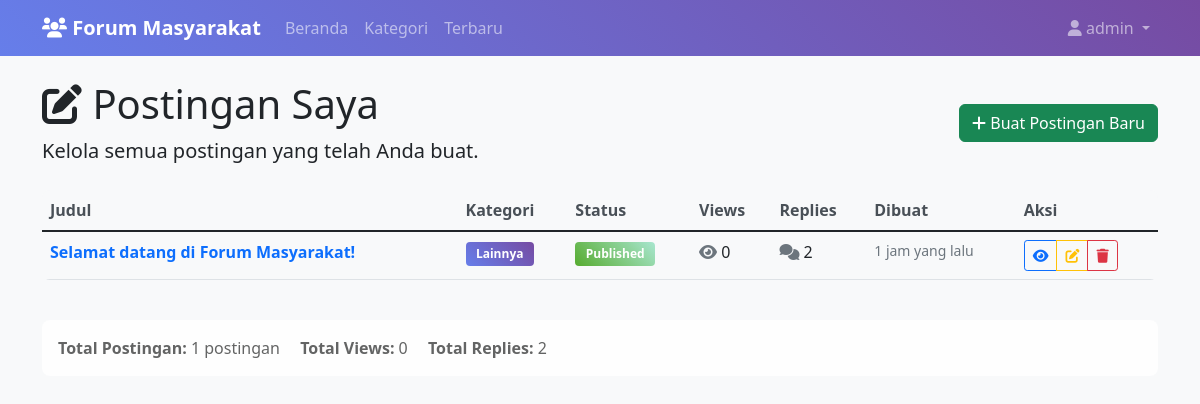
Page /my-posts.php (signed in) on the committed database.
### tables this page shows
CREATE TABLE users (
    id INT AUTO_INCREMENT PRIMARY KEY,
    username VARCHAR(50) UNIQUE NOT NULL,
    email VARCHAR(100) UNIQUE NOT NULL,
    password VARCHAR(255) NOT NULL,
    full_name VARCHAR(100) NOT NULL,
    role ENUM('user', 'moderator', 'admin') DEFAULT 'user',
    status ENUM(
        'active',
        'inactive',
        'banned'
    ) DEFAULT 'active',
    avatar VARCHAR(255) DEFAULT NULL,
    bio TEXT DEFAULT NULL,
    created_at TIMESTAMP DEFAULT CURRENT_TIMESTAMP,
    last_activity TIMESTAMP DEFAULT CURRENT_TIMESTAMP ON UPDATE CURRENT_TIMESTAMP,
    login_attempts INT DEFAULT 0,
    reset_token VARCHAR(255) DEFAULT NULL,
    reset_expires DATETIME DEFAULT NULL
);

CREATE TABLE posts (
    id INT AUTO_INCREMENT PRIMARY KEY,
    title VARCHAR(255) NOT NULL,
    content TEXT NOT NULL,
    user_id INT NOT NULL,
    category_id INT NOT NULL,
    status ENUM(
        'draft',
        'published',
        'hidden'
    ) DEFAULT 'published',
    views INT DEFAULT 0,
    is_pinned BOOLEAN DEFAULT FALSE,
    is_locked BOOLEAN DEFAULT FALSE,
    created_at TIMESTAMP DEFAULT CURRENT_TIMESTAMP,
    updated_at TIMESTAMP DEFAULT CURRENT_TIMESTAMP ON UPDATE CURRENT_TIMESTAMP,
    FOREIGN KEY (user_id) REFERENCES users (id) ON DELETE CASCADE,
    FOREIGN KEY (category_id) REFERENCES categories (id) ON DELETE CASCADE,
    INDEX idx_category (category_id),
    INDEX idx_user (user_id),
    INDEX idx_created_at (created_at),
    INDEX idx_status (status)
);

CREATE TABLE categories (
    id INT AUTO_INCREMENT PRIMARY KEY,
    name VARCHAR(100) NOT NULL,
    description TEXT,
    icon VARCHAR(50) DEFAULT NULL,
    color VARCHAR(7) DEFAULT '#007bff',
    sort_order INT DEFAULT 0,
    created_at TIMESTAMP DEFAULT CURRENT_TIMESTAMP
);

### includes/functions.php (called while the page is built, shortened)
<?php
require_once ROOT_PATH . '/config/database.php';
function getUserById($id)
{
    global $pdo;
    $query = "SELECT * FROM users WHERE id = $id";
    $stmt = $pdo->query($query);
    return $stmt->fetch();
}
function timeAgo($datetime)
{
    $time = time() - strtotime($datetime);
    if ($time < 86400) return floor($time / 3600) . ' jam yang lalu';
    return floor($time / 31536000) . ' tahun yang lalu';
}

### my-posts.php (the view, shortened to what this page needs)
<?php
require_once 'config/database.php';
require_once 'includes/functions.php';
$user = getUserById($_SESSION['user_id']);
function getUserPosts($userId, $limit = 20)
{
    global $pdo;
    $query = "SELECT p.*, c.name as category_name,
              (SELECT COUNT(*) FROM replies r WHERE r.post_id = p.id) as reply_count
              FROM posts p
              JOIN categories c ON p.category_id = c.id
              WHERE p.user_id = $userId
              ORDER BY p.created_at DESC LIMIT $limit";
    $stmt = $pdo->query($query);
    return $stmt->fetchAll();
}
$userPosts = getUserPosts($_SESSION['user_id']);
?>
<!DOCTYPE html>
<html lang="id">
<head>
    <link href="https://cdn.jsdelivr.net/npm/bootstrap@5.1.3/dist/css/bootstrap.min.css" rel="stylesheet">
    <link href="https://cdnjs.cloudflare.com/ajax/libs/font-awesome/6.0.0/css/all.min.css" rel="stylesheet">
    <link href="assets/css/style.css" rel="stylesheet">
</head>
<body>
    <nav class="navbar navbar-expand-lg navbar-dark bg-primary">
        <div class="container">
            <a class="navbar-brand" href="index.php">
                <i class="fas fa-users"></i> Forum Masyarakat
            </a>
            <div class="collapse navbar-collapse" id="navbarNav">
                <ul class="navbar-nav me-auto">
                    <li class="nav-item">
                        <a class="nav-link" href="index.php">Beranda</a>
                    </li>
                    <li class="nav-item">
                        <a class="nav-link" href="categories.php">Kategori</a>
                    </li>
                    <li class="nav-item">
                        <a class="nav-link" href="latest.php">Terbaru</a>
                    </li>
                </ul>
                <ul class="navbar-nav">
                    <li class="nav-item dropdown">
                        <a class="nav-link dropdown-toggle" href="#" role="button" data-bs-toggle="dropdown">
                            <i class="fas fa-user"></i> <?php echo htmlspecialchars($user['username']); ?>
                        </a>
                    </li>
                </ul>
            </div>
        </div>
    </nav>
    <div class="container mt-4">
        <div class="row">
            <div class="col-12">
                <div class="d-flex justify-content-between align-items-center mb-4">
                    <div>
                        <h1><i class="fas fa-edit"></i> Postingan Saya</h1>
                        <p class="lead mb-0">Kelola semua postingan yang telah Anda buat.</p>
                    </div>
                    <a href="create-post.php" class="btn btn-success">
                        <i class="fas fa-plus"></i> Buat Postingan Baru
                    </a>
                </div>
            </div>
        </div>
        <div class="row">
            <div class="col-12">
                <?php if (empty($userPosts)): ?>
                    <div class="alert alert-info text-center">
                        <i class="fas fa-info-circle fa-2x mb-3"></i>
                        <h5>Anda belum membuat postingan</h5>
                        <p class="mb-3">Mulai berbagi pemikiran dan ide Anda dengan komunitas!</p>
                        <a href="create-post.php" class="btn btn-primary">
                            <i class="fas fa-plus"></i> Buat Postingan Pertama
                        </a>
                    </div>
                <?php else: ?>
                    <div class="table-responsive">
                        <table class="table table-hover">
                            <thead class="table-dark">
                                <tr>
                                    <th>Judul</th>
                                    <th>Kategori</th>
                                    <th>Status</th>
                                    <th>Views</th>
                                    <th>Replies</th>
                                    <th>Dibuat</th>
                                    <th>Aksi</th>
                                </tr>
                            </thead>
                            <tbody>
                                <?php foreach ($userPosts as $post): ?>
                                    <tr>
                                        <td>
                                            <a href="post.php?id=<?php echo $post['id']; ?>"
                                                class="text-decoration-none fw-bold">
                                                <?php echo htmlspecialchars($post['title']); ?>
                                            </a>
                                        </td>
                                        <td>
                                            <span class="badge bg-primary">
                                                <?php echo htmlspecialchars($post['category_name']); ?>
                                            </span>
                                        </td>
                                        <td>
                                            <?php if ($post['status'] == 'published'): ?>
                                                <span class="badge bg-success">Published</span>
                                            <?php elseif ($post['status'] == 'draft'): ?>
                                                <span class="badge bg-secondary">Draft</span>
                                            <?php else: ?>
                                                <span class="badge bg-danger">Hidden</span>
                                            <?php endif; ?>
                                        </td>
                                        <td>
                                            <i class="fas fa-eye text-muted"></i>
                                            <?php echo number_format($post['views']); ?>
                                        </td>
                                        <td>
                                            <i class="fas fa-comments text-muted"></i>
                                            <?php echo number_format($post['reply_count']); ?>
                                        </td>
                                        <td class="text-muted small">
                                            <?php echo timeAgo($post['created_at']); ?>
                                        </td>
                                        <td>
                                            <div class="btn-group btn-group-sm">
                                                <a href="post.php?id=<?php echo $post['id']; ?>"
                                                    class="btn btn-outline-primary" title="Lihat">
                                                    <i class="fas fa-eye"></i>
                                                </a>
                                                <a href="edit-post.php?id=<?php echo $post['id']; ?>"
                                                    class="btn btn-outline-warning" title="Edit">
                                                    <i class="fas fa-edit"></i>
                                                </a>
                                                <button type="button" class="btn btn-outline-danger"
                                                    onclick="deletePost(<?php echo $post['id']; ?>)" title="Hapus">
                                                    <i class="fas fa-trash"></i>
                                                </button>
                                            </div>
                                        </td>
                                    </tr>
                                <?php endforeach; ?>
                            </tbody>
                        </table>
                    </div>
                    <div class="row mt-4">
                        <div class="col-12">
                            <div class="alert alert-light">
                                <strong>Total Postingan: </strong><?php echo count($userPosts); ?> postingan
                                <span class="ms-3">
                                    <strong>Total Views: </strong><?php echo number_format(array_sum(array_column($userPosts, 'views'))); ?>
                                </span>
                                <span class="ms-3">
                                    <strong>Total Replies: </strong><?php echo number_format(array_sum(array_column($userPosts, 'reply_count'))); ?>
                                </span>
                            </div>
                        </div>
                    </div>
                <?php endif; ?>
            </div>
        </div>
    </div>
</body>
</html>

### assets/css/style.css (style rules this page uses)
body { background-color: #f8f9fa; font-family: 'Segoe UI', Tahoma, Geneva, Verdana, sans-serif; }
.navbar-brand { font-weight: bold; }
.badge { font-size: 0.75rem; padding: 0.35rem 0.65rem; }
.bg-primary { background: linear-gradient(45deg, #667eea, #764ba2) !important; }
.bg-success { background: linear-gradient(45deg, #56ab2f, #a8e6cf) !important; }
.alert { border-radius: 0.5rem; border: none; }
.table { border-radius: 0.5rem; overflow: hidden; }
.table thead th { border-top: none; background-color: #f8f9fa; font-weight: 600; color: #495057; }
.btn { border-radius: 0.375rem; font-weight: 500; transition: all 0.2s ease-in-out; }

### rows in the picture
users: username "admin"
posts: title "Selamat datang di Forum Masyarakat!", category.name "Lainnya", status "Published", views "0", reply_count "2", created_at "1 jam yang lalu"

### other values in the picture
count($userPosts) "1"
array_sum(array_column($userPosts, 'views')) "0"
array_sum(array_column($userPosts, 'reply_count')) "2"
